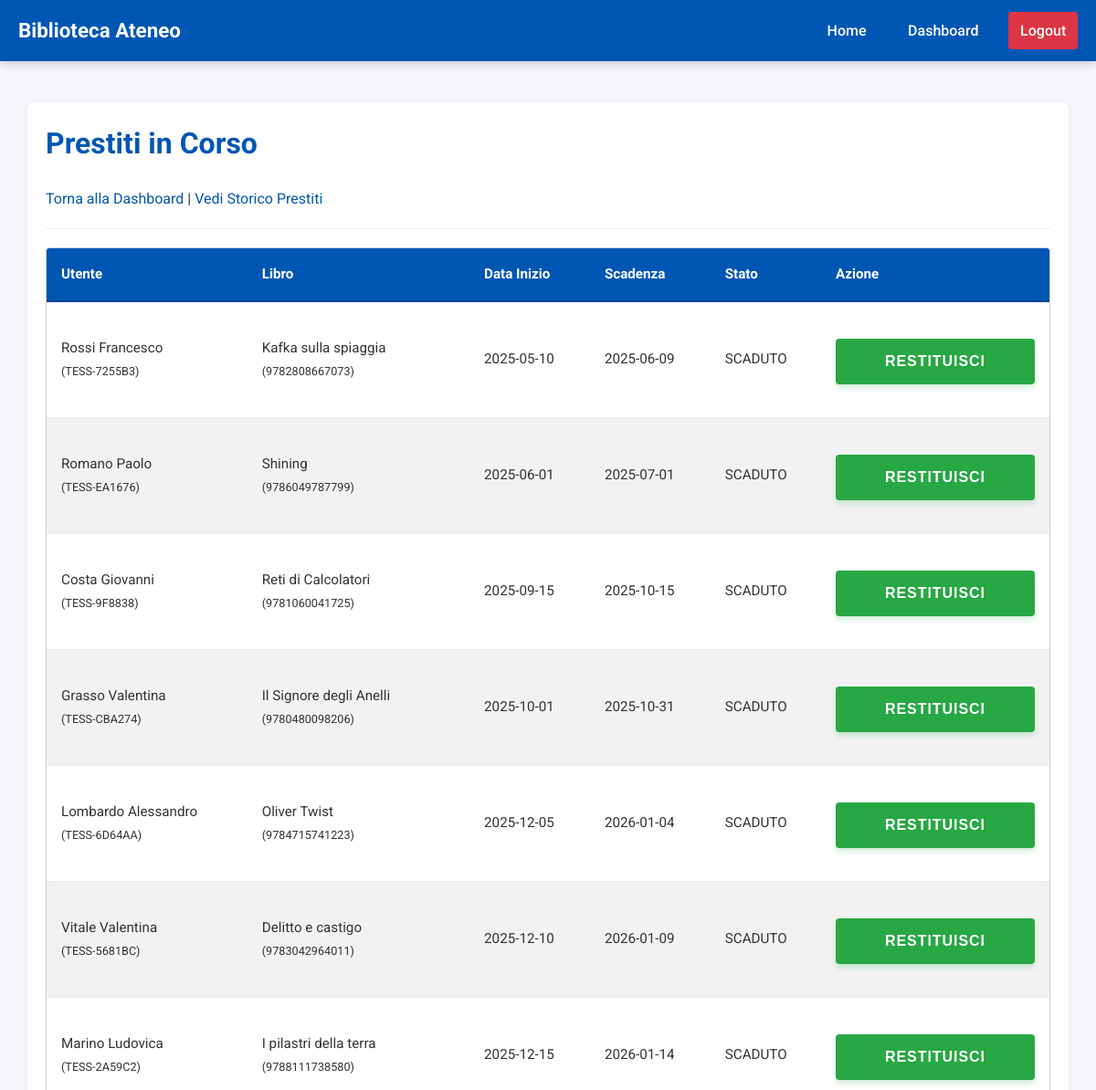
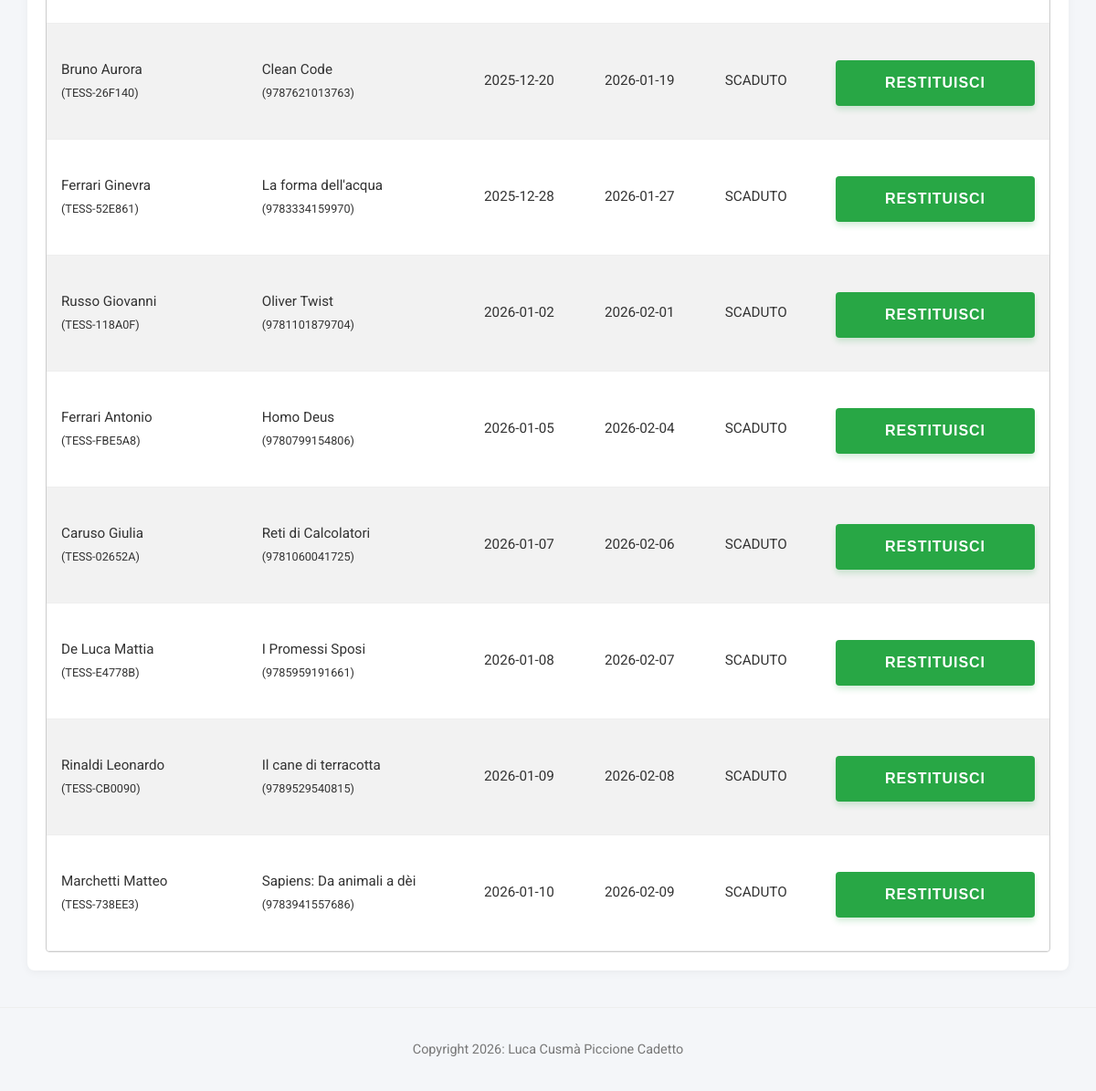
Screenshot of /prestiti.php (signed in) with the database file from the repository (2 pictures, top to bottom).
### tables this page shows
CREATE TABLE Prestito(
    ID_Prestito INT AUTO_INCREMENT PRIMARY KEY,
    Utente INT NOT NULL,
    Copia INT NOT NULL,
    Bibliotecario INT NOT NULL,
    Data_Inizio DATE DEFAULT (CURRENT_DATE),
    Data_Fine DATE NOT NULL,
    Data_Restituzione DATE NULL,
    FOREIGN KEY (Utente) REFERENCES Utente(ID_Utente),
    FOREIGN KEY (Copia) REFERENCES Copia(ID_Copia),
    FOREIGN KEY (Bibliotecario) REFERENCES Bibliotecario(ID_Bibliotecario)
);

CREATE TABLE Utente(
    ID_Utente INT AUTO_INCREMENT PRIMARY KEY,
    Codice_Tessera VARCHAR(20) NOT NULL UNIQUE,
    Nome VARCHAR(100) NOT NULL,
    Cognome VARCHAR(100) NOT NULL,
    Email VARCHAR(100) NOT NULL UNIQUE,
    Telefono VARCHAR(20),
    Stato ENUM('Attivo', 'Sospeso') DEFAULT 'Attivo',
    Dipartimento INT NOT NULL,
    Tipo_Utente ENUM('Studente', 'Professore', 'Personale') NOT NULL,
    Matricola VARCHAR(20),
    Corso_Laurea VARCHAR(100),
    Ufficio VARCHAR(50),
    FOREIGN KEY (Dipartimento) REFERENCES Dipartimento(ID_Dipartimento)
);

CREATE TABLE Opera(
    ID_Opera INT AUTO_INCREMENT PRIMARY KEY,
    Titolo VARCHAR(100) NOT NULL,
    Anno_Pubblicazione INT,
    Lingua_Originale varchar(50)
);

CREATE TABLE Edizione(
    ISBN VARCHAR(20) PRIMARY KEY,
    Opera INT NOT NULL,
    Editore INT NOT NULL,
    Lingua_Pubblicazione VARCHAR(50),
    Anno_Edizione INT,
    Pagine INT,
    FOREIGN KEY (Opera) REFERENCES Opera(ID_Opera),
    FOREIGN KEY (Editore) REFERENCES Editore(ID_Editore)
);

### src/prestiti.php (the view, shortened to what this page needs)
<?php
    require 'include/db.php';
    $query = "SELECT Prestito.ID_Prestito, Prestito.Data_Inizio, Prestito.Data_Fine,
                     Utente.Nome AS Nome_Utente, Utente.Cognome AS Cognome_Utente, Utente.Codice_Tessera AS Tessera,
                     Opera.Titolo, Copia.ID_Copia, Edizione.ISBN, Sede.Nome AS Nome_Sede, Bibliotecario.Nome, Bibliotecario.Cognome
                FROM Prestito
                JOIN Utente ON Prestito.Utente = Utente.ID_Utente
                JOIN Copia ON Prestito.Copia = Copia.ID_Copia
                JOIN Edizione ON Copia.ISBN = Edizione.ISBN
                JOIN Opera ON Edizione.Opera = Opera.ID_Opera
                JOIN Bibliotecario ON Prestito.Bibliotecario = Bibliotecario.ID_Bibliotecario
                JOIN Sede ON Copia.Sede = Sede.ID_Sede
                WHERE Prestito.Data_Restituzione IS NULL
                ORDER BY Data_Fine ASC";
    $stmt = $pdo->query($query);
    require 'include/header.php';
?>
<h1>Prestiti in Corso</h1>
<a href="dashboard.php">Torna alla Dashboard</a> | <a href="storico.php">Vedi Storico Prestiti</a>
<hr>
<?php if($stmt->rowCount() > 0): ?>
    <div class="table-wrapper">
        <table>
                <thead>
                    <tr>
                        <th>Utente</th>
                        <th>Libro</th>
                        <th>Data Inizio</th>
                        <th>Scadenza</th>
                        <th>Stato</th>
                        <th>Azione</th>
                    </tr>
                </thead>
                <tbody>
                    <?php while($row = $stmt->fetch()): ?>
                        <?php
                            $scadenza = new DateTime($row['Data_Fine']);
                            $oggi = new DateTime();
                            $in_ritardo = $oggi > $scadenza;
                        ?>
                        <tr>
                            <td>
                                <?= htmlspecialchars($row['Cognome_Utente'] . ' ' . $row['Nome_Utente']); ?> <br>
                                <small>(<?= htmlspecialchars($row['Tessera']); ?>)</small>
                            </td>
                            <td>
                                <?= htmlspecialchars($row['Titolo']); ?> <br>
                                <small>(<?=htmlspecialchars($row['ISBN'])?>)</small>
                            </td>
                            <td>
                                <?= htmlspecialchars($row['Data_Inizio'])?>
                            </td>
                            <td>
                                <?= htmlspecialchars($row['Data_Fine'])?>
                            </td>
                            <td>
                                <?php if ($in_ritardo):?>
                                    SCADUTO
                                <?php else: ?>
                                    In corso
                                <?php endif; ?>
                            </td>
                            <td>
                                <form method="POST" onsubmit="return confirm('Confermi la restituzione del libro?');">
                                    <button type="submit">Restituisci</button>
                                </form>
                            </td>
                        </tr>
                    <?php endwhile; ?>
                </tbody>
            </table>
    </div>
<?php endif; ?>
<?php
    require 'include/footer.php';
?>

### src/assets/css/style.css (style rules this page uses)
* { box-sizing: border-box; }
body { font-family: 'Roboto', sans-serif; background-color: #f4f6f9; color: #333; margin: 0; padding: 0; line-height: 1.6; padding-top: 5rem; }
h1, h2, h3 { color: #0056b3; margin-top: 0; }
hr { border: 0; border-top: 1px solid #eee; margin: 1.25rem 0; }
a { color: #0056b3; text-decoration: none; }
form { margin-bottom: 1.25rem; }
button[type="submit"], input[type="submit"] { background-color: #28a745; color: white; border: none; padding: 1rem 2rem; font-size: 1rem; font-weight: bold; text-transform: uppercase; letter-spacing: 0.06rem; cursor: pointer; border-radius: 0.25rem; width: 100%; margin-top: 1.5rem; box-shadow: 0 0.25rem 0.375rem rgba(40, 167, 69, 0.2); transition: all 0.3s; -webkit-appearance: none; }
.table-wrapper { width: 100%; overflow-x: auto; margin-top: 1.25rem; border: 1px solid #ccc; border-radius: 0.25rem; background-color: #fff; }
table { width: 100%; border-collapse: collapse; margin: 0; font-size: 0.95rem; white-space: nowrap; }
thead th { background-color: #0056b3; color: white; text-align: left; padding: 1rem; border-bottom: 2px solid #004494; position: sticky; top: 0; }
tbody td { padding: 1rem; border-bottom: 1px solid #eee; color: #333; }
tbody tr:nth-child(even) { background-color: #f2f2f2; }

### rows the page displays
prestito: Utente.Nome "Rossi Francesco", Utente.Codice_Tessera "TESS-7255B3", opera.Titolo "Kafka sulla spiaggia", edizione.ISBN "9782808667073", Data_Inizio "2025-05-10", Data_Fine "2025-06-09", shows "SCADUTO"
prestito: Utente.Nome "Romano Paolo", Utente.Codice_Tessera "TESS-EA1676", opera.Titolo "Shining", edizione.ISBN "9786049787799", Data_Inizio "2025-06-01", Data_Fine "2025-07-01", shows "SCADUTO"
prestito: Utente.Nome "Costa Giovanni", Utente.Codice_Tessera "TESS-9F8838", opera.Titolo "Reti di Calcolatori", edizione.ISBN "9781060041725", Data_Inizio "2025-09-15", Data_Fine "2025-10-15", shows "SCADUTO"
prestito: Utente.Nome "Grasso Valentina", Utente.Codice_Tessera "TESS-CBA274", opera.Titolo "Il Signore degli Anelli", edizione.ISBN "9780480098206", Data_Inizio "2025-10-01", Data_Fine "2025-10-31", shows "SCADUTO"
prestito: Utente.Nome "Lombardo Alessandro", Utente.Codice_Tessera "TESS-6D64AA", opera.Titolo "Oliver Twist", edizione.ISBN "9784715741223", Data_Inizio "2025-12-05", Data_Fine "2026-01-04", shows "SCADUTO"
prestito: Utente.Nome "Vitale Valentina", Utente.Codice_Tessera "TESS-5681BC", opera.Titolo "Delitto e castigo", edizione.ISBN "9783042964011", Data_Inizio "2025-12-10", Data_Fine "2026-01-09", shows "SCADUTO"
prestito: Utente.Nome "Marino Ludovica", Utente.Codice_Tessera "TESS-2A59C2", opera.Titolo "I pilastri della terra", edizione.ISBN "9788111738580", Data_Inizio "2025-12-15", Data_Fine "2026-01-14", shows "SCADUTO"
prestito: Utente.Nome "Bruno Aurora", Utente.Codice_Tessera "TESS-26F140", opera.Titolo "Clean Code", edizione.ISBN "9787621013763", Data_Inizio "2025-12-20", Data_Fine "2026-01-19", shows "SCADUTO"
prestito: Utente.Nome "Ferrari Ginevra", Utente.Codice_Tessera "TESS-52E861", opera.Titolo "La forma dell'acqua", edizione.ISBN "9783334159970", Data_Inizio "2025-12-28", Data_Fine "2026-01-27", shows "SCADUTO"
prestito: Utente.Nome "Russo Giovanni", Utente.Codice_Tessera "TESS-118A0F", opera.Titolo "Oliver Twist", edizione.ISBN "9781101879704", Data_Inizio "2026-01-02", Data_Fine "2026-02-01", shows "SCADUTO"
prestito: Utente.Nome "Ferrari Antonio", Utente.Codice_Tessera "TESS-FBE5A8", opera.Titolo "Homo Deus", edizione.ISBN "9780799154806", Data_Inizio "2026-01-05", Data_Fine "2026-02-04", shows "SCADUTO"
prestito: Utente.Nome "Caruso Giulia", Utente.Codice_Tessera "TESS-02652A", opera.Titolo "Reti di Calcolatori", edizione.ISBN "9781060041725", Data_Inizio "2026-01-07", Data_Fine "2026-02-06", shows "SCADUTO"
prestito: Utente.Nome "De Luca Mattia", Utente.Codice_Tessera "TESS-E4778B", opera.Titolo "I Promessi Sposi", edizione.ISBN "9785959191661", Data_Inizio "2026-01-08", Data_Fine "2026-02-07", shows "SCADUTO"
prestito: Utente.Nome "Rinaldi Leonardo", Utente.Codice_Tessera "TESS-CB0090", opera.Titolo "Il cane di terracotta", edizione.ISBN "9789529540815", Data_Inizio "2026-01-09", Data_Fine "2026-02-08", shows "SCADUTO"
prestito: Utente.Nome "Marchetti Matteo", Utente.Codice_Tessera "TESS-738EE3", opera.Titolo "Sapiens: Da animali a dèi", edizione.ISBN "9783941557686", Data_Inizio "2026-01-10", Data_Fine "2026-02-09", shows "SCADUTO"
